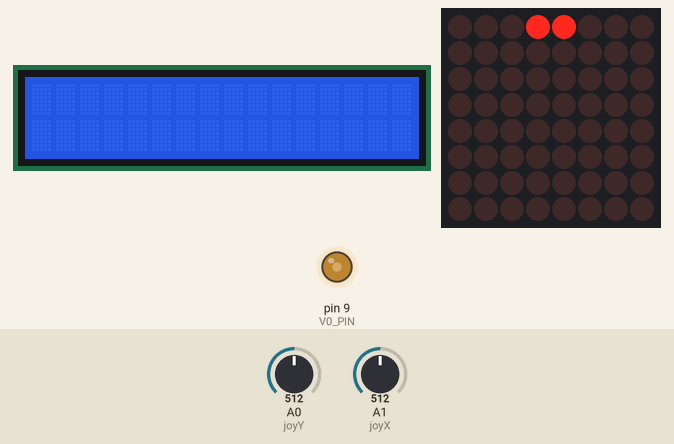
Recording of a sketch running on a simulated Arduino Uno, built with avr-gcc and run on an emulated ATmega328P. Parts: 16×2 character LCD, 8×8 LED matrix, output pins drawn as LEDs (lit = HIGH). The test bench sets the inputs (shaded band); at power-on: A0 (joyY) = 512, A1 (joyX) = 512.

Above: at 0.21 s.
At 2.2 s:
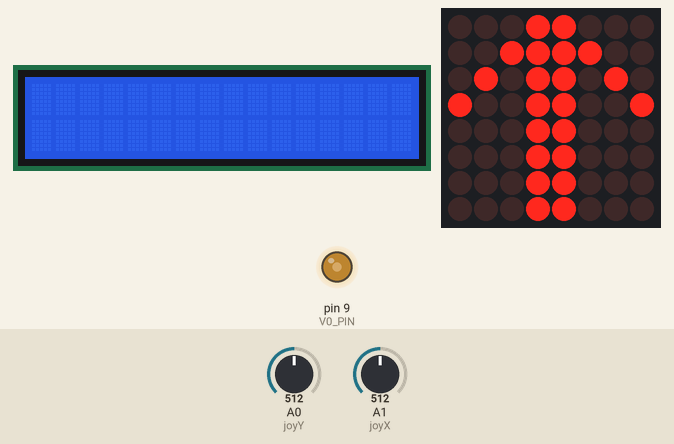
At 4.3 s:
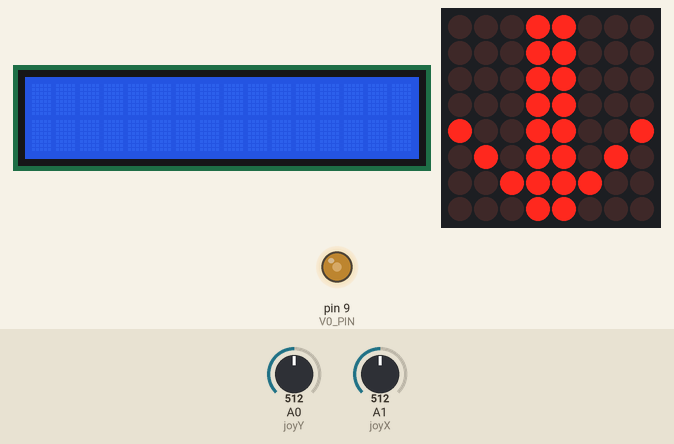
At 7.0 s:
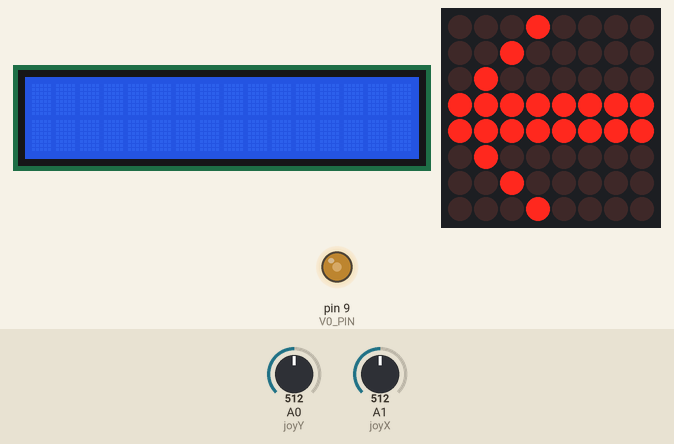
At 7.9 s:
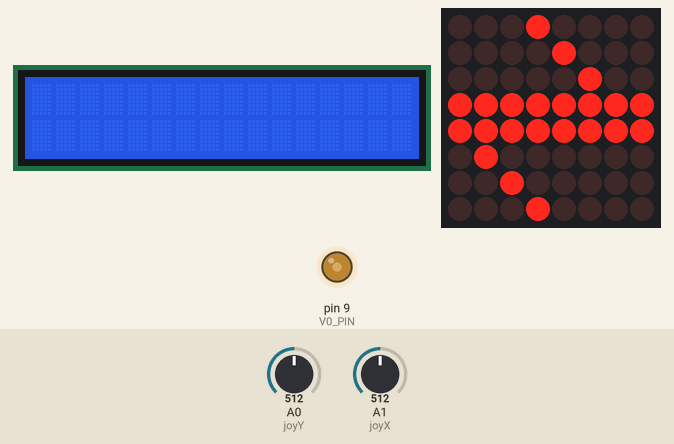
At 9.1 s:
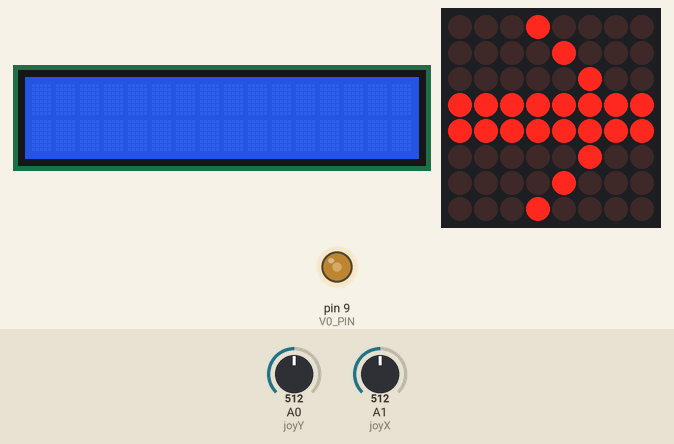

The sketch:

pressArrowGame.ino
```cpp
#include "LedControl.h" //  need the library
#include <LiquidCrystal.h>
LedControl lc = LedControl(12, 11, 10, 1);
LiquidCrystal lcd(2,3,4,5,6,7);
#define V0_PIN 9


byte next[8] = {
  B00000000,
  B00000000,
  B00000001,
  B00000010,
  B01000100,
  B00101000,
  B00010000,
  B00000000,
};

byte up[8] = {
  B00011000,
  B00111100,
  B01011010,
  B10011001,
  B00011000,
  B00011000,
  B00011000,
  B00011000,
};

byte down[8] = {
  B00011000,
  B00011000,
  B00011000,
  B00011000,
  B10011001,
  B01011010,
  B00111100,
  B00011000,
};

byte right[8] = {
  B00010000,
  B00001000,
  B00000100,
  B11111111,
  B11111111,
  B00000100,
  B00001000,
  B00010000,
};

byte left[8] = {
  B00010000,
  B00100000,
  B01000000,
  B11111111,
  B11111111,
  B01000000,
  B00100000,
  B00010000,
};

const int joyX =  A1;
const int joyY = A0;
int valX, valY;
int count = 0;
int lives = 3;
void levelOne(){
  for (int i = 0; i< 8; i++){
    lc.setRow(0, i, up[i]);
  if (valX > 600)
    count++;
    else lives--;
    delay(300);
  }

  for (int i = 0; i< 8; i++){
    lc.setRow(0, i, down[i]);
  if (valX < 300)
    count++;
    else lives--;
    delay(300);
  }
  for (int i = 0; i< 8; i++){
    lc.setRow(0, i, left[i]);
  if (valY <300)
    count++;
    else lives--;
    delay(300);
  }

  for (int i = 0; i< 8; i++){
    lc.setRow(0, i, right[i]);
  if (valX > 600)
    count++;
    else lives--;
    delay(300);
  }
  if (lives>0)
     lcd.print("Level up!");

}
void setup() {
  lc.shutdown(0, false);
  lc.setIntensity(0, 2);
  lc.clearDisplay(0);
  pinMode(joyX, INPUT);
  pinMode(joyY, INPUT);
  Serial.begin(9600);
  pinMode(V0_PIN, OUTPUT);
  analogWrite(V0_PIN, 110);
  lcd.begin(16,2);
  lcd.clear();
  lcd.setCursor(1,1);


}

void loop() {
  valX = analogRead(joyX);
  valY = analogRead(joyY);
  levelOne();
  lc.clearDisplay(0);
}
```

Measured:
- by itself, everything shown: repeats every 9.6 s, in 27 steps
- what the display in image 1 shows lasts 0.6 s, from 2.2 s to 2.8 s
- what the display in image 4 shows lasts 0.9 s, from 7.9 s to 8.8 s
